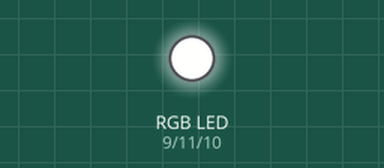
Recording of a sketch running on a simulated Arduino Uno, built with avr-gcc and run on an emulated ATmega328P. On the bench: an RGB LED mixed from three pins (HIGH = lit).

Above: at 0.05 s.
At 1.95 s:
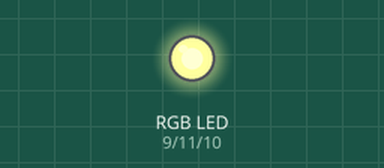
At 3.9 s:
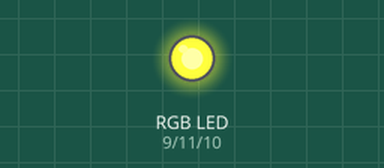
At 5.1 s:
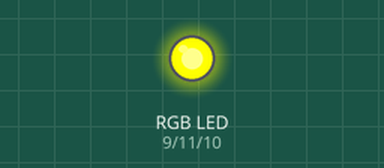
Timing chart, 0 to 6.6 s (numbered marks = the images above):
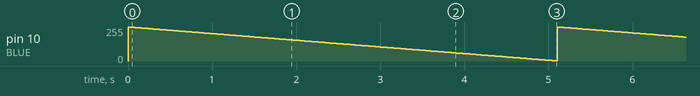

Measured:
- by itself, pin 10 (BLUE): ramps from 255/255 to 1/255 and jumps back, once every 5.1 s

The sketch:

Dimm.ino
```cpp
const int RED=9;
const int GREEN=11;
const int BLUE=10;

void setup() {
  pinMode(BLUE, OUTPUT);
  pinMode(GREEN, OUTPUT);
  pinMode(RED, OUTPUT);

  digitalWrite(RED, HIGH);
  digitalWrite(GREEN, HIGH);
  digitalWrite(BLUE, HIGH);
}

int val = 255;
void loop() {
  analogWrite(BLUE, val);
  val--;
  delay(20);
  if (val == 0) {
    val = 255;
  }
}
```
